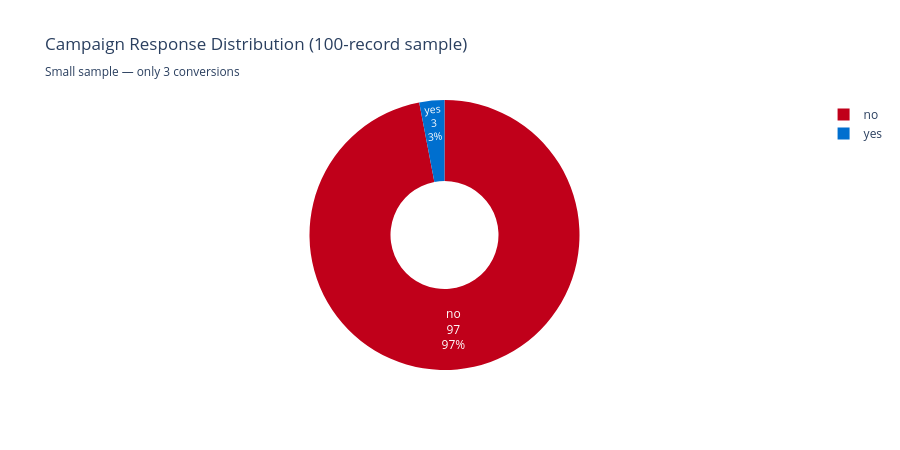

The notebook cell saved with this chart:
### Markdown cell above
### ⚠️ Dataset Limitation

This dataset (100 rows) **cannot** support:
- Channel comparison (all telephone)
- Monthly trend analysis (all May)
- Statistically significant segment analysis (n=3 conversions only)

For production deployment, replace with full UCI Bank Marketing dataset
(41,188 rows from: https://archive.ics.uci.edu/dataset/222/bank+marketing)

**What this data CAN show:**
- Call duration is the strongest predictor (longer = more interested)
- Previous campaign success (`poutcome=success`) strongly predicts current success
- Macroeconomic context (`euribor3m`, `emp.var.rate`) matters

### Code cell
# ── Plot 1: Campaign Response Distribution — Pie Chart ────────────────
y_counts = df['y'].value_counts().reset_index()
y_counts.columns = ['Response', 'Count']
fig1 = px.pie(
    y_counts, names='Response', values='Count',
    hole=0.4,
    color='Response',
    color_discrete_map={'no': '#C0001A', 'yes': '#006FCF'},
    title='Campaign Response Distribution (100-record sample)<br><sub>Small sample — only 3 conversions</sub>'
)
fig1.update_traces(textposition='inside', textinfo='percent+label+value')
fig1.update_layout(template='plotly_white', height=450)
fig1.show()

### Figure 1 — Plotly figure (JSON) as saved in the notebook; plotly's stock layout.template omitted (floating-point values rounded to 4 significant figures)
{"data": [{"customdata": [["no"], ["yes"]], "domain": {"x": [0.0, 1.0], "y": [0.0, 1.0]}, "hole": 0.4, "hovertemplate": "Response=%{customdata[0]}<br>Count=%{value}<extra></extra>", "labels": ["no", "yes"], "legendgroup": "", "marker": {"colors": ["#C0001A", "#006FCF"]}, "name": "", "showlegend": true, "textinfo": "percent+label+value", "textposition": "inside", "type": "pie", "values": [97, 3]}], "layout": {"height": 450, "legend": {"tracegroupgap": 0}, "title": {"text": "Campaign Response Distribution (100-record sample)<br><sub>Small sample — only 3 conversions</sub>"}}}
